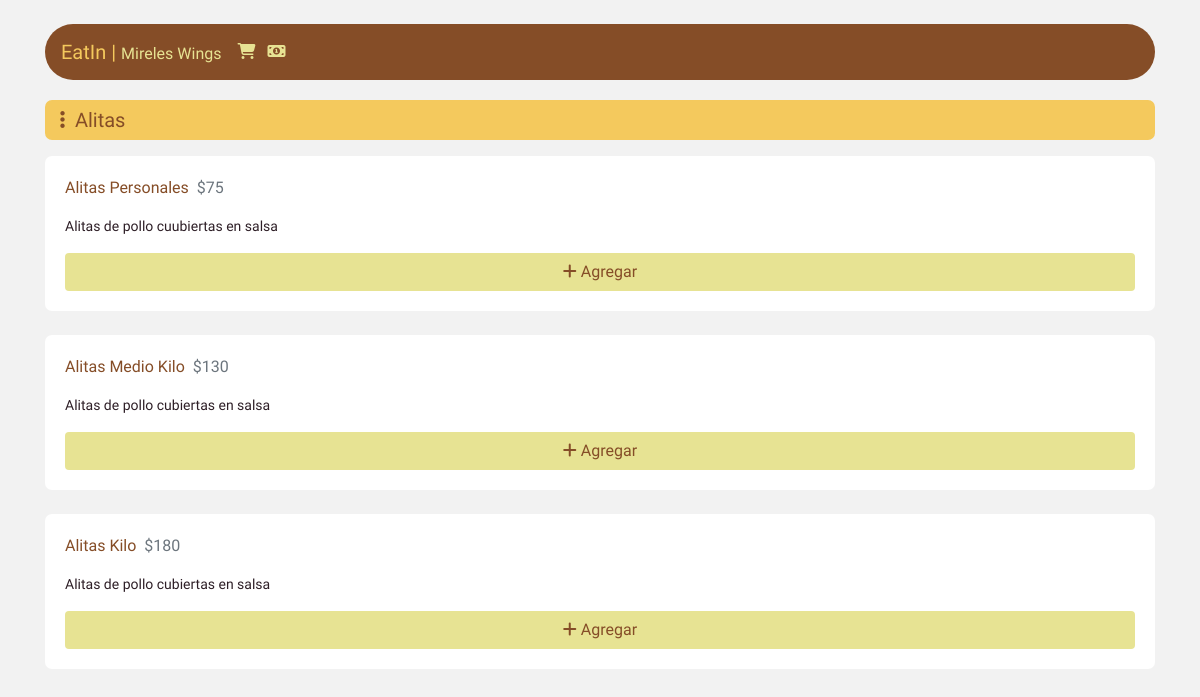
Before: /seccion.php?s=alitas with the older database file.
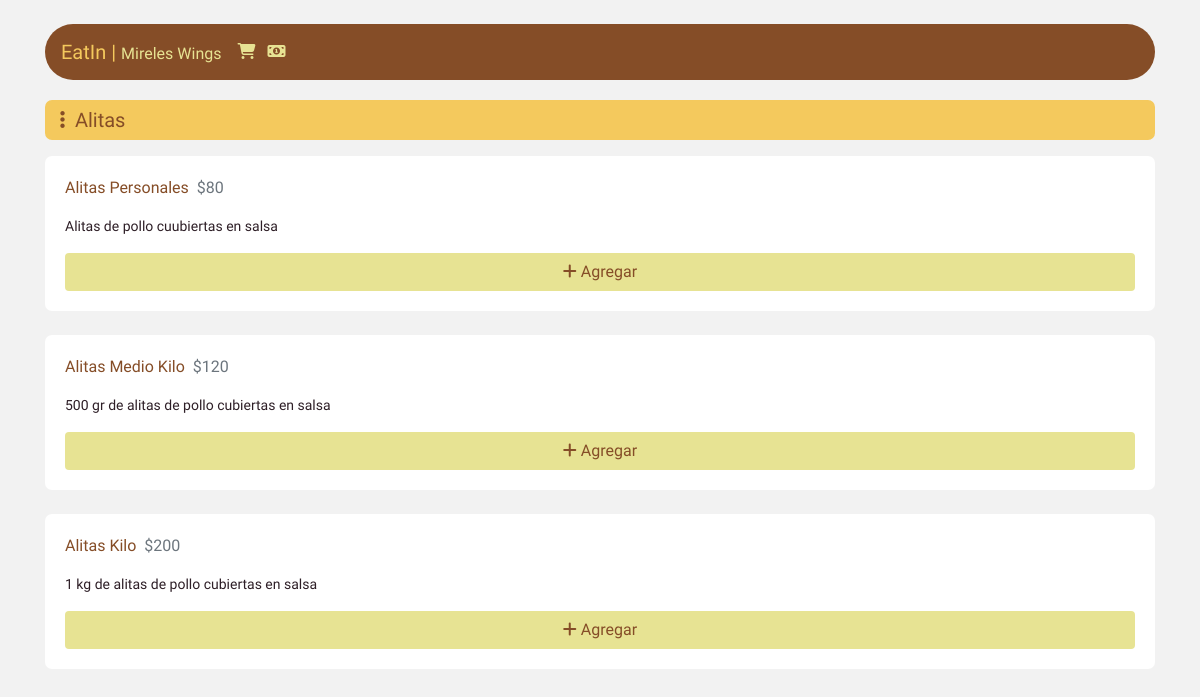
After: the same page with the newer database file.
### tables this page shows
CREATE TABLE `menu` (
  `idplatillo` int(11) NOT NULL,
  `nombre_platillo` varchar(200) DEFAULT NULL,
  `costo` varchar(200) DEFAULT NULL,
  `descripcion` varchar(3000) NOT NULL,
  `categoria` varchar(200) DEFAULT NULL
);

### seccion.php (the view, shortened to what this page needs)
<?php
$conexion=mysqli_connect("localhost", "root", "", "eatin");
$sect = $_GET['s'];
$seccion = ucfirst($_GET['s']);
?>
<!DOCTYPE html>
<html>
<head>
	<link rel="stylesheet" href="https://stackpath.bootstrapcdn.com/bootstrap/4.5.2/css/bootstrap.min.css">
</head>
<body style="font-family: Epilogue; background-color: #f2f2f2; color: #2E1F27;">
	<div class="container fixed-top" style="background-color: transparent;">
		<div class="row">
			<div class="col">
				<br>
				<div class="navbar navbar-expand-lg navbar-dark" style="background-color: #854D27; border-radius: 999px;">
				  <a class="navbar-brand" href="index.php" style="font-family: Epilogue; color: white;"><font color="#F4C95D">EatIn |</font> <small style="color: #E7E393;">Mireles Wings</small></a>
				  <span class="navbar-text">
				  	  <a href="cart.php" style="color: #E7E393;"><i class="fa fa-shopping-cart"></i>&nbsp;&nbsp;</a>
				      <a href="pago.php" style="color: #E7E393;"><i class="fa fa-money"></i></a>
				  </span>
				</div>
			</div>
		</div>
		<br>
	</div>
	<div class="container"  style="padding-top: 100px;">
		<p style="font-family: News Cycle; padding: 5px 10px; font-size: 20px; background-color: #F4C95D; color: #854D27; border-radius: 7px;">&nbsp;<i class="fas fa-ellipsis-v"></i>&nbsp;&nbsp;<?php echo $seccion;?></p>
		<?php
        $sql="SELECT * FROM menu WHERE categoria = '$sect'";
        $result=mysqli_query($conexion,$sql);
        while($mostrar=mysqli_fetch_array($result)){ ?>
		<div class="row">
			<div class="col-12">
				<div class="card" style="border: none; border-radius: 7px;">
				  <div class="card-body">
				    <p style="font-family: Epilogue; color: #854D27;"><?php echo $mostrar['nombre_platillo'];?>&nbsp;<span class="text-muted"> $<?php echo $mostrar['costo'];?></span></p>
				    <p style="font-size: 14px;">
				    	<?php echo $mostrar['descripcion'];?>
				    </p>
				    <div class="row">
				    	<div class="col-12">
				    	<a href="agregar.php?id=<?php echo $mostrar['idplatillo'];?>" class="btn btn-block" style="background-color: #E7E393; color: #854D27"><i class="fas fa-plus" style="color: #854D27"></i> Agregar</a>
					    </div>
				    </div>
				  </div>
				</div>
			</div>
		</div>
		<br>
		<?php } ?>
	</div>
	<br>
</body>
</html>

Changed rows visible on the page:
changed menu "Alitas Personales": costo "75" → "80"
changed menu "Alitas Medio Kilo": costo "130" → "120"; descripcion "Alitas de pollo cubiertas en salsa" → "500 gr de alitas de pollo cubiertas en salsa"
changed menu "Alitas Kilo": costo "180" → "200"; descripcion "Alitas de pollo cubiertas en salsa" → "1 kg de alitas de pollo cubiertas en salsa"
